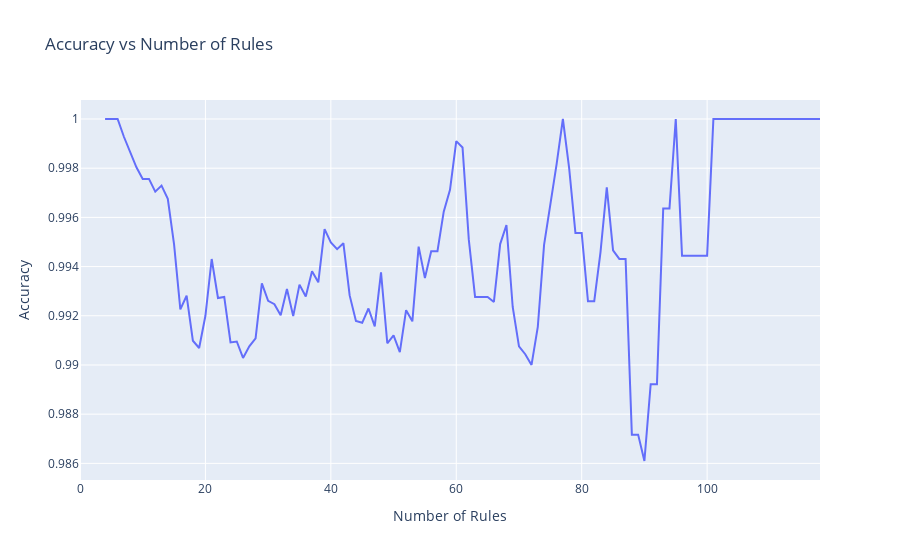

Here is the notebook cell this chart was saved with:
### Code cell
# assuming acc_list is already defined
fig = go.Figure()
fig.add_trace(go.Scatter(x=list(range(len(acc_list))), y=acc_rolling, mode='lines'))
fig.update_layout(title='Accuracy vs Number of Rules', xaxis_title='Number of Rules', yaxis_title='Accuracy')
fig.show()
